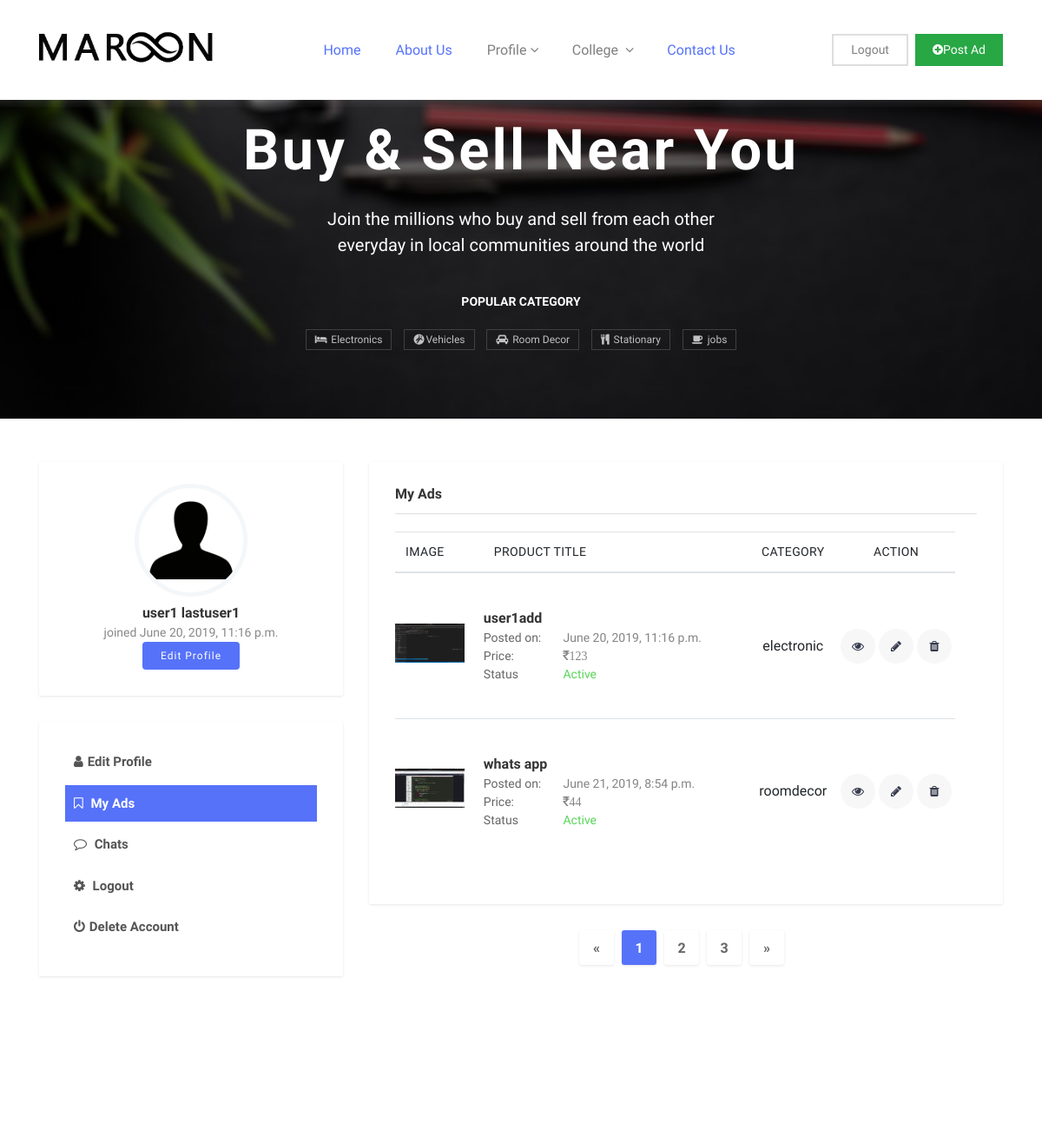
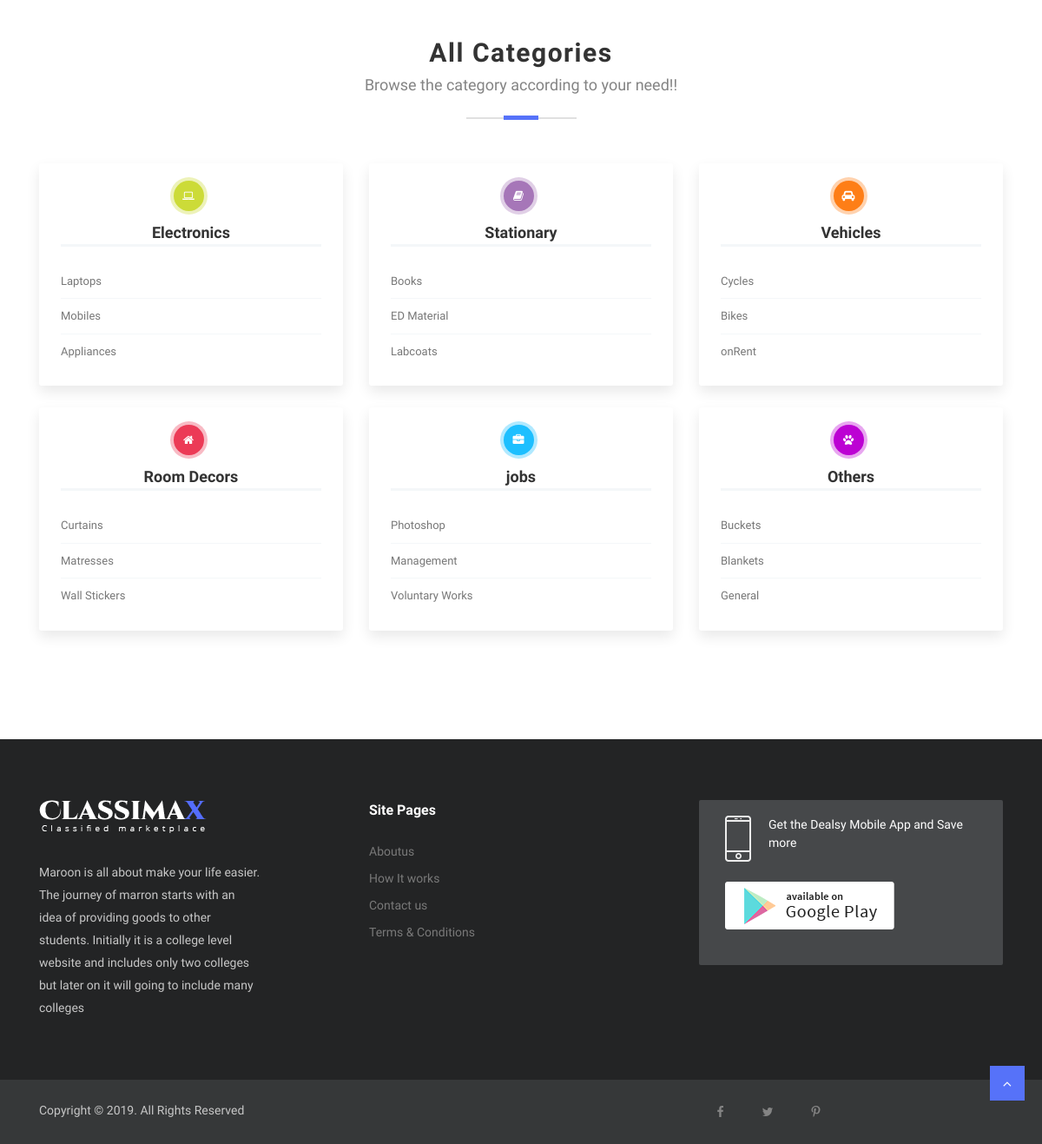
Screenshot of /accounts/profile/myad/ (signed in) with the database file from the repository (2 pictures, top to bottom).
### accounts/models.py (models this page shows, shortened)
class User(AbstractBaseUser):
    email = models.EmailField(
        verbose_name='email address',
        max_length=255,
        unique=True,
    )
    college_name = models.CharField(max_length=20, choices=COLLEGE_CHOICES, default='')
    phone = PhoneNumberField(unique = True, null=True, blank = False, region = 'IN', max_length = 13)
    first_name = models.CharField( max_length=20 , null = True, blank = False)
    last_name = models.CharField(max_length = 20 , null = True, blank = False)
    active = models.BooleanField(default=False)
    staff = models.BooleanField(default=False) # a admin user; non super-user
    admin = models.BooleanField(default=False) # a superuser
    date = models.DateTimeField(default=datetime.now, blank=True, null = True)
    USERNAME_FIELD = 'email'
    REQUIRED_FIELDS = ['first_name','last_name','college_name','phone'] # Email & Password are required by default.
    objects = UserManager()

### product/models.py (models this page shows, shortened)
class Product(models.Model):
    title = models.CharField(max_length = 40)
    slug = models.SlugField(unique = True, blank = True)
    seller_id = models.ForeignKey(User, on_delete=models.CASCADE)
    category = models.CharField(max_length=20, choices=CATEGORY_CHOICES, default='other')
    description = models.TextField(max_length=500)
    price = models.PositiveIntegerField(default = 0)
    featured = models.BooleanField(default = False)
    image = models.ImageField(upload_to = 'images/', null = True)
    date = models.DateTimeField(default=datetime.now, blank=True, null = True)
    college = models.CharField(blank = True, null = True, max_length = 30)

### accounts/views.py (the view)
# urls.py: path('profile/myad/', views.my_ads_view, name = 'myads'),
def my_ads_view(request):
    if request.user.is_authenticated:
        instance = Product.objects.filter(seller_id = request.user.pk)
        context = {
            'query_set' : instance
        }
        return render(request,"my_ads.html",context )
    else:
        return redirect('accounts:login')

### templates/my_ads.html (shortened to what this page needs)
{% extends "base.html" %}
{% load static %}
{% block content %}
<section class="dashboard section">
  <div class="container">
    <div class="row">
      <div class="col-md-10 offset-md-1 col-lg-4 offset-lg-0">
        <div class="sidebar">
          <div class="widget user-dashboard-profile">
            <div class="profile-thumb">
              <img src="{% static 'images/user.png'%}" alt="" class="rounded-circle">
            </div>
            <h5 class="text-center">{{request.user.first_name}} {{request.user.last_name}}</h5>
            <p>joined {{request.user.date}}</p>
            <a href="{% url 'accounts:update_user_profile'%}" class="btn btn-main-sm">Edit Profile</a>
          </div>
           <div class="widget user-dashboard-menu">
                      <ul>
                      <li  ><a href="{% url 'accounts:update_user_profile'%}"><i class="fa fa-user"></i>Edit Profile</a></li>
                            <li class="active"><a href="{% url 'accounts:myads'%}"><i class="fa fa-bookmark-o"></i> My Ads</a></li>
                             <li class=""><a href="{% url 'chat:index'%}"><i class="fa fa-comment-o"></i> Chats</a></li>
                            <li><a href=""data-toggle="modal" data-target="#logoutaccount"><i class="fa fa-cog"></i> Logout</a></li>
                            <li><a href="" data-toggle="modal" data-target="#deleteaccount"><i class="fa fa-power-off"></i>Delete
                  Account</a></li>
                    </ul>
          </div>
        </div>
      </div>
      <div class="col-md-10 offset-md-1 col-lg-8 offset-lg-0">
        <div class="widget dashboard-container my-adslist">
          <h3 class="widget-header">My Ads</h3>
          <table class="table table-responsive product-dashboard-table">
            <thead>
              <tr>
                <th>Image</th>
                <th>Product Title</th>
                <th class="text-center">Category</th>
                <th class="text-center">Action</th>
              </tr>
            </thead>
            <tbody>
            {% for product in query_set %}
              <tr>
                <td class="product-thumb">
                  <img width="80px" height="auto" src="{{ product.image.url }}" alt="image description"></td>
                <td class="product-details">
                  <h3 class="title">{{product.title}}</h3>
                  <span><strong>Posted on: </strong><time>{{product.date}}</time> </span>
                  <span ><strong>Price: </strong><time  class="fa fa-inr">{{product.price}}</time> </span>
                  <span class="status active"><strong>Status</strong>Active</span>
                </td>
                <td class="product-category"><span class="categories">{{product.category}}</span></td>
                <td class="action" data-title="Action">
                  <div class="">
                    <ul class="list-inline justify-content-center">
                      <li class="list-inline-item">
                        <a data-toggle="tooltip" data-placement="top" title="view" class="view" href="{% url 'product:product_detail_view' product.slug %}">
                          <i class="fa fa-eye"></i>
                        </a>
                      </li>
                      <li class="list-inline-item">
                        <a class="edit" data-toggle="tooltip" data-placement="top" title="Edit" href="{% url 'accounts:editad' product.slug %}">
                          <i class="fa fa-pencil"></i>
                        </a>
                      </li>
                      <li class="list-inline-item">
                        <a class="delete"  data-toggle="modal" data-target="#deleteproduct" href="" data-placement="top" title="Delete" >
                          <i class="fa fa-trash"></i>
                        </a>
                      </li>
                    </ul>
                  </div>
                </td>
              </tr>
              <tr>
                {% endfor %}
            </tbody>
          </table>
        </div>
        <div class="pagination justify-content-center">
					<nav aria-label="Page navigation example">
						<ul class="pagination">
							<li class="page-item">
								<a class="page-link" href="#" aria-label="Previous">
									<span aria-hidden="true">&laquo;</span>
								</a>
							</li>
							<li class="page-item active"><a class="page-link" href="#">1</a></li>
							<li class="page-item "><a class="page-link" href="#">2</a></li>
							<li class="page-item"><a class="page-link" href="#">3</a></li>
							<li class="page-item">
								<a class="page-link" href="#" aria-label="Next">
									<span aria-hidden="true">&raquo;</span>
								</a>
							</li>
						</ul>
					</nav>
				</div>
      </div>
    </div>
  </div>
</section>
{% endblock content %}

### templates/base.html (shortened to what this page needs)
{% load staticfiles %}
<!DOCTYPE html>
<html lang="en">
<head>
  <link rel="stylesheet" href="{%static 'plugins/bootstrap/css/bootstrap.min.css'%}">
  <link rel="stylesheet" href="{%static 'plugins/bootstrap/css/bootstrap-slider.css'%}">
  <link href="{%static 'plugins/font-awesome/css/font-awesome.min.css'%}" rel="stylesheet">
  <link href="" rel="stylesheet">
  <link href="{%static 'plugins/slick-carousel/slick/slick-theme.css'%}" rel="stylesheet">
  <link href="{%static 'plugins/fancybox/jquery.fancybox.pack.css'%}" rel="stylesheet">
  <link href="{%static 'plugins/jquery-nice-select/css/nice-select.css'%}" rel="stylesheet">
    <link href="{%static 'css/reset.css'%}" rel="stylesheet">
  <link href="{%static 'css/style.css'%}" rel="stylesheet">
</head>
<body class="body-wrapper">
<section>
	<div class="container">
		<div class="row">
			<div class="col-md-12">
				<nav class="navbar navbar-expand-lg navbar-light navigation">
					<a class="navbar-brand" href="index.html">
						<img src="{%static 'images/maroonLogo.png'%}" alt="" style="width:200px;">
					</a>
					<div class="collapse navbar-collapse" id="navbarSupportedContent">
						<ul class="navbar-nav ml-auto main-nav ">
							<li class="nav-item active">
								<a class="nav-link" href="{%url 'product:home'%}">Home</a>
							</li>
							<li class="nav-item active">
								<a class="nav-link" href="{% url 'accounts:aboutus'%}">About Us</a>
							</li>
                            {% if request.user.is_authenticated %}
                            <li class="nav-item dropdown dropdown-slide">
								<a class="nav-link dropdown-toggle" data-toggle="dropdown" href="">Profile<span><i class="fa fa-angle-down"></i></span>
								</a>
							</li>
                            {% endif %}
							<li class="nav-item dropdown dropdown-slide">
								<a class="nav-link dropdown-toggle" href="" data-toggle="dropdown" aria-haspopup="true" aria-expanded="false">
									College <span><i class="fa fa-angle-down"></i></span>
								</a>
							</li>
							<li class="nav-item active">
								<a class="nav-link" href="{%url 'accounts:contactus'%}">Contact Us</a>
							</li>
						</ul>
						<ul class="navbar-nav ml-auto mt-10">
                        {% if request.user.is_authenticated %}
                		    <li class="nav-item">
								<a class="nav-link login-button" href="" href="" data-toggle="modal"  data-target="#logout">Logout</a>
							</li>
                        {% else %}
                 		  <li class="nav-item">
								<a class="nav-link login-button" href="{%url 'accounts:login'%}">Login</a>
							</li>
                        {% endif %}
							<li class="nav-item">
								<a class="nav-link text-white add-button" href="{%url 'product:postad'%}"><i class="fa fa-plus-circle"></i>Post Ad</a>
							</li>
						</ul>
					</div>
				</nav>
			</div>
		</div>
	</div>
</section>
<section class="hero-area bg-1 text-center overly" style="background-image: url('{% static "images/hero.jpg"%}')"; >
	<div class="container" >
		<div class="row">
			<div class="col-md-12">
				<div class="content-block">
					<h1>Buy & Sell Near You </h1>
					<p>Join the millions who buy and sell from each other <br> everyday in local communities around the world</p>
					<div class="short-popular-category-list text-center">
						<h2>Popular Category</h2>
						<ul class="list-inline">
							<li class="list-inline-item">
								<a href="{%url 'product:electronics'%}"><i class="fa fa-bed"></i> Electronics</a></li>
							<li class="list-inline-item">
								<a href="{%url 'product:vehicles'%}"><i class="fa fa-grav"></i>Vehicles</a>
							</li>
							<li class="list-inline-item">
								<a href="{%url 'product:roomdecor'%}"><i class="fa fa-car"></i> Room Decor</a>
							</li>
							<li class="list-inline-item">
								<a href="{%url 'product:stationary'%}"><i class="fa fa-cutlery"></i> Stationary</a>
							</li>
							<li class="list-inline-item">
								<a href="{%url 'product:jobs'%}"><i class="fa fa-coffee"></i> jobs</a>
							</li>
						</ul>
					</div>
				</div>
			</div>
		</div>
	</div>
</section>
<section>
{% block content %}
{% endblock content %}
<section>
<section class=" section">
	<div class="container">
		<div class="row">
			<div class="col-12">
				<div class="section-title">
					<h2>All Categories</h2>
					<p>Browse the category according to your need!!</p>
				</div>
				<div class="row">
					<div class="col-lg-4 offset-lg-0 col-md-5 offset-md-1 col-sm-6 col-6">
						<div class="category-block">
							<div class="header">
								<i class="fa fa-laptop icon-bg-1"></i>
								<h4>Electronics</h4>
							</div>
							<ul class="category-list" >
								<li><a href="{%url 'product:electronics'%}">Laptops </span></a></li>
								<li><a href="{%url 'product:electronics'%}">Mobiles  </span></a></li>
								<li><a href="{%url 'product:electronics'%}">Appliances</span></a></li>
							</ul>
						</div>
					</div>
					<div class="col-lg-4 offset-lg-0 col-md-5 offset-md-1 col-sm-6 col-6">
						<div class="category-block">
							<div class="header">
								<i class="fa fa-book icon-bg-2"></i>
								<h4>Stationary</h4>
							</div>
							<ul class="category-list" >
								<li><a href="{%url 'product:stationary'%}">Books </a></li>
								<li><a href="{%url 'product:stationary'%}">ED Material </a></li>
								<li><a href="{%url 'product:stationary'%}">Labcoats</a></li>
							</ul>
						</div>
					</div>
					<div class="col-lg-4 offset-lg-0 col-md-5 offset-md-1 col-sm-6 col-6">
						<div class="category-block">
							<div class="header">
								<i class="fa fa-car icon-bg-3"></i>
								<h4>Vehicles</h4>
							</div>
							<ul class="category-list" >
								<li><a href="{%url 'product:vehicles'%}">Cycles</a></li>
								<li><a href="{%url 'product:vehicles'%}">Bikes </a></li>
								<li><a href="{%url 'product:vehicles'%}">onRent </a></li>
							</ul>
						</div>
					</div>
					<div class="col-lg-4 offset-lg-0 col-md-5 offset-md-1 col-sm-6 col-6">
						<div class="category-block">
							<div class="header">
								<i class="fa fa-home icon-bg-4"></i>
								<h4>Room Decors</h4>
							</div>
							<ul class="category-list" >
								<li><a href="{%url 'product:roomdecor'%}">Curtains</a></li>
								<li><a href="{%url 'product:roomdecor'%}">Matresses</a></li>
								<li><a href="{%url 'product:roomdecor'%}">Wall Stickers</a></li>
							</ul>
						</div>
					</div>
					<div class="col-lg-4 offset-lg-0 col-md-5 offset-md-1 col-sm-6 col-6">
						<div class="category-block">
							<div class="header">
								<i class="fa fa-briefcase icon-bg-5"></i>
								<h4>jobs</h4>
							</div>
							<ul class="category-list" >
								<li><a href="{%url 'product:jobs'%}">Photoshop </a></li>
								<li><a href="{%url 'product:jobs'%}">Management </a></li>
								<li><a href="{%url 'product:jobs'%}">Voluntary Works </a></li>
							</ul>
						</div>
					</div>
					<div class="col-lg-4 offset-lg-0 col-md-5 offset-md-1 col-sm-6 col-6">
						<div class="category-block">
							<div class="header">
								<i class="fa fa-paw icon-bg-7"></i>
								<h4>Others</h4>
							</div>
							<ul class="category-list" >
								<li><a href="{%url 'product:others'%}">Buckets</a></li>
								<li><a href="{%url 'product:others'%}">Blankets</a></li>
								<li><a href="{%url 'product:others'%}">General </a></li>
							</ul>
						</div>
					</div>
				</div>
			</div>
		</div>
	</div>
</section>
<footer class="footer section section-sm">
  <div class="container">
    <div class="row">
      <div class="col-lg-3 col-md-7 offset-md-1 offset-lg-0">
        <div class="block about">
          <img src="images/logo-footer.png" alt="">
          <p class="alt-color">Maroon is all about make your life easier. The journey of marron starts with an idea of
          providing goods to other students. Initially it is a college level website and includes only two colleges
          but later on it will going to include many colleges</p>
        </div>
      </div>
      <div class="col-lg-2 offset-lg-1 col-md-3">
        <div class="block">
          <h4>Site Pages</h4>
          <ul>
            <li><a href="{%url 'accounts:aboutus'%}">Aboutus</a></li>
            <li><a href="{%url 'accounts:aboutus'%}">How It works</a></li>
            <li><a href="{%url 'accounts:contactus'%}">Contact us</a></li>
            <li><a href="terms-condition.html">Terms & Conditions</a></li>
          </ul>
        </div>
      </div>
      <div class="col-lg-2 col-md-3 offset-md-1 offset-lg-0">
      </div>
      <div class="col-lg-4 col-md-7">
        <div class="block-2 app-promotion">
          <div class="mobile d-flex">
            <a href="">
              <img src="{%static 'images/phone-icon.png'%}" alt="mobile-icon">
            </a>
            <p>Get the Dealsy Mobile App and Save more</p>
          </div>
          <div class="download-btn d-flex my-3">
            <a href="#"><img src="{%static 'images/google-play-store.png'%}" class="img-fluid" alt=""></a>
          </div>
        </div>
      </div>
    </div>
  </div>
</footer>
<footer class="footer-bottom">
  <div class="container">
    <div class="row">
      <div class="col-sm-6 col-12">
        <div class="copyright">
          <p>Copyright © . All Rights Reserved</p>
        </div>
      </div>
      <div class="col-sm-6 col-12">
        <ul class="social-media-icons text-right">
          <li><a class="fa fa-facebook" href="" target="_blank"></a></li>
          <li><a class="fa fa-twitter" href="" target="_blank"></a></li>
          <li><a class="fa fa-pinterest-p" href="" target="_blank"></a></li>
        </ul>
      </div>
    </div>
  </div>
  <div class="top-to">
    <a id="top" class="" href="#"><i class="fa fa-angle-up"></i></a>
  </div>
</footer>
</body>
</html>

### rows the page displays
User: user.first_name "user1", user.last_name "lastuser1", user "June 20, 2019, 11:16 p.m."
Product: image (picture), title "user1add", date "June 20, 2019, 11:16 p.m.", price "123", category "electronic"
Product: image (picture), title "whats app", date "June 21, 2019, 8:54 p.m.", price "44", category "roomdecor"
